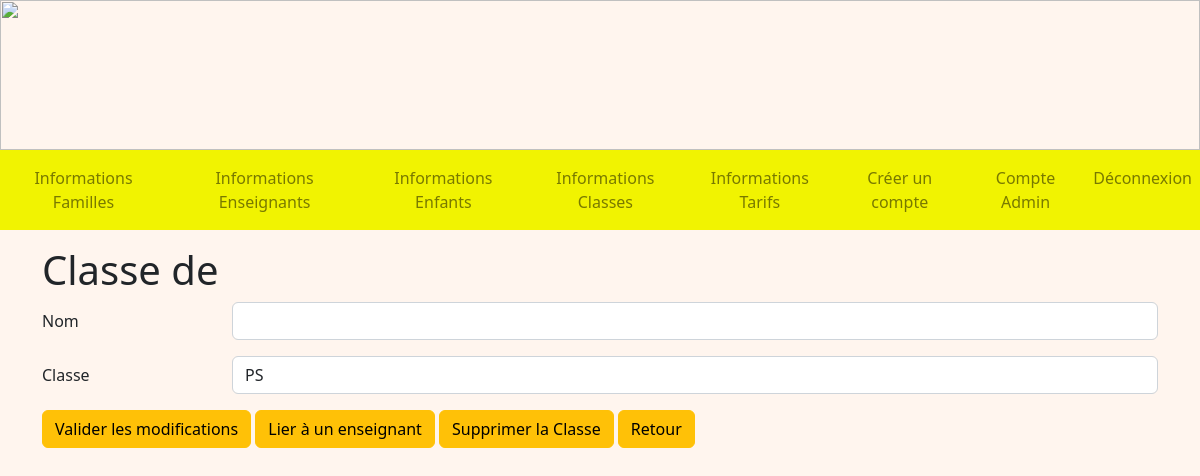
The page /detailsClasse/5 (signed in) on the database as committed earlier.
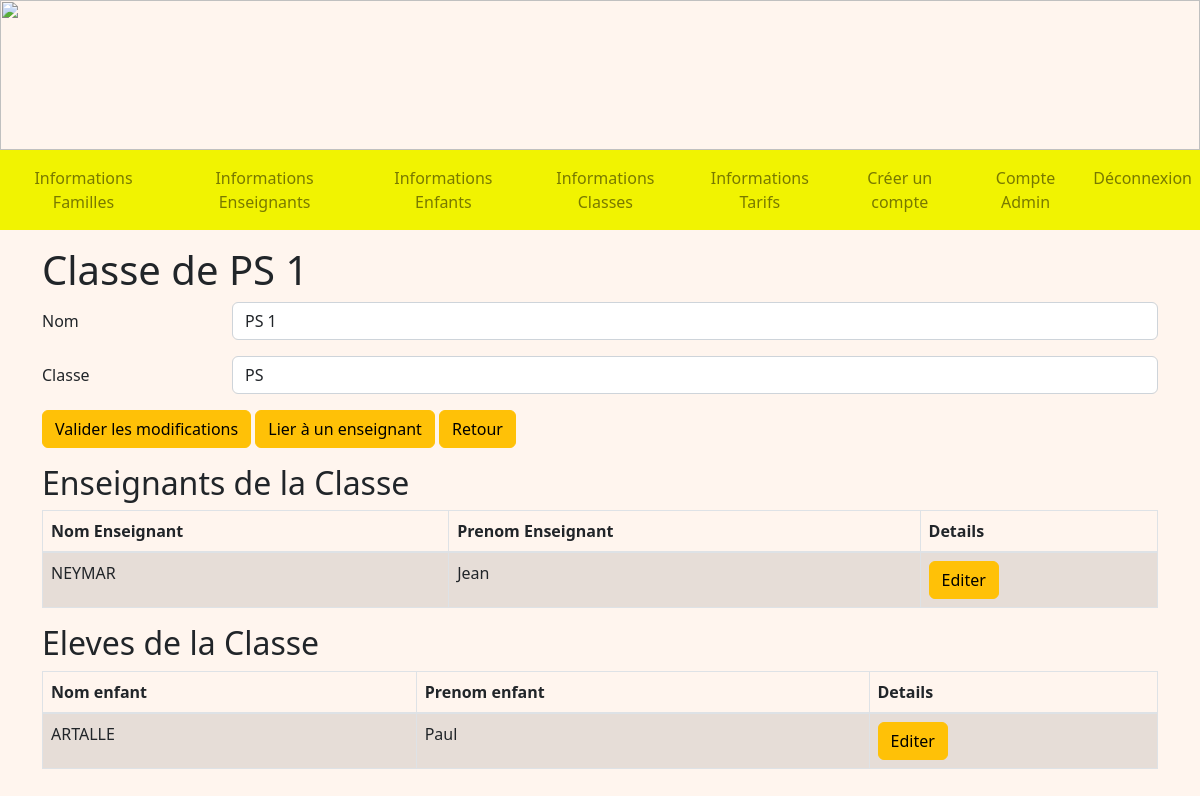
The same page on the database as committed later.
### tables this page shows
CREATE TABLE Classe (
  code_classe integer primary key autoincrement,
  nom_classe TEXT NOT NULL,
  code_type integer NOT NULL,
  FOREIGN KEY(code_type) REFERENCES TypeDeClasse(code_type)
);

CREATE TABLE Enseignant (
  code_enseignant integer primary key autoincrement,
  nom_enseignant TEXT NOT NULL,
  prenom_enseignant TEXT NOT NULL,
  identifiant TEXT NOT NULL,
  FOREIGN KEY (identifiant) REFERENCES Compte(identifiant)
);

CREATE TABLE Enfant (
  code_enfant integer primary key autoincrement,
  nom_enfant TEXT NOT NULL,
  prenom_enfant TEXT NOT NULL,
  code_tarif integer NOT NULL,
  code_classe integer NOT NULL,
  code_representant integer NOT NULL,
  code_formule integer NOT NULL,
  FOREIGN KEY (code_tarif) REFERENCES Tarif(code_tarif),
  FOREIGN KEY (code_classe) REFERENCES Classe(code_classe),
  FOREIGN KEY (code_representant) REFERENCES Representant(code_representant)
  FOREIGN KEY (code_formule) REFERENCES Formule(code_formule)
);

### admin.py (the view)
@app.route('/detailsClasse/<int:code_classe>', methods = ["GET", "POST"])
@login_required
def detailsClasse(code_classe):
    db = get_db()
    cur = db.cursor()
    user = cur.execute("SELECT type_compte FROM Compte WHERE identifiant = ?", (flask_login.current_user.name, )).fetchone()
    if user[0] == 'Admin':
        enseignants = cur.execute("SELECT E.nom_enseignant, E.prenom_enseignant, E.code_enseignant FROM Enseignant AS E INNER JOIN Enseigne AS Ens ON E.code_enseignant = Ens.code_enseignant WHERE code_classe = ?", (code_classe, )).fetchall()
        classe = cur.execute("SELECT nom_classe, code_classe, code_type FROM Classe WHERE code_classe = ?", (code_classe, )).fetchone()
        types = cur.execute ("SELECT * FROM TypeDeClasse").fetchall()
        enfants = cur.execute("SELECT nom_enfant, prenom_enfant, code_enfant FROM Enfant WHERE code_classe = ?", (code_classe, )).fetchall()
        if request.method == "POST":
            cur.execute("UPDATE Classe SET nom_classe = ?, code_type = ? WHERE code_classe = ?", (request.form["name"], request.form["classe"], code_classe, ))
            db.commit()
            return redirect(url_for('infosClasses'))
        return render_template('A_detailsClasse.html', enseignants = enseignants, enfants = enfants, classe = classe, types = types)
    return redirect(url_for('acceuil'))

### main.py (called while the page is built)
@login_manager.user_loader
def load_user(user_id):
    db = get_db()
    cur = db.cursor()
    user = cur.execute('SELECT identifiant, mot_de_passe FROM Compte WHERE identifiant=?', (user_id, )).fetchone()
    return User(user[0], user[1])

def get_db():
    if 'db' not in g:
        g.db = sqlite3.connect(DATABASE)
    return g.db

@app.teardown_appcontext
def close_connection(exception):
    db = g.pop('db', None)
    if db is not None:
        db.close()

### templates/A_detailsClasse.html (shortened to what this page needs)
<!DOCTYPE html>
<html>
<head>
    <link rel="stylesheet" href="https://cdn.jsdelivr.net/npm/bootstrap@4.3.1/dist/css/bootstrap.min.css"
>
    <link rel="stylesheet" href="/static/css/main.css">
</head>
<body>
    {% extends "A_layout.html" %}
    {% block content %}
    <div class="container mt-3">
        <h1>Classe de {{ classe[0] }}</h1>
        <form method="POST" class="mb-3">
            <div class="row mb-3">
                <label for="name" class="col-sm-2 col-form-label">Nom</label>
                <div class="col-sm-10">
                    <input name="name" type="name" class="form-control" id="name" value="{{classe[0]}}" required>
                </div>
            </div>
            <div class="row mb-3">
                <label for="classe" class="col-sm-2  col-form-label">Classe</label>
                <div class="col-sm-10">
                    <select name="classe" class="form-control" id="classe">
                        {% for type in types %}
                        {% if classe[2] == type[0] %}
                        <option value="{{ type[0] }}" selected>{{ type[2] }}</option>
                        {% else %}
                        <option value="{{ type[0] }}">{{ type[2] }}</option>
                        {% endif %}
                        {% endfor %}
                    </select>
                </div>
            </div>
            <button type="submit" class="btn btn-warning">Valider les modifications</button>
            <a href="/lierEnseignant/{{ classe[1] }}" class="btn btn-warning">Lier à un enseignant</a>
            {% if not enfants %}
            <a href="/suppressionC/{{ classe[1] }}" class="btn btn-warning"
                onclick="if (confirm('Voulez-vous vraiment supprimer cette classe ?')) commentDelete(1); return false">Supprimer la Classe</a>
            {% endif %}
            <a href="/infosClasses" class="btn btn-warning">Retour</a>
        </form>
        {% if enseignants%}
        <h2>Enseignants de la Classe</h2>
        <table class="table table-bordered table-striped">
            <thead>
                <tr>
                    <th scope="col">Nom Enseignant</th>
                    <th scope="col">Prenom Enseignant</th>
                    <th scope="col">Details</th>
                </tr>
            </thead>
            <tbody>
                {% for enseignant in enseignants %}
                <tr>
                    <td>{{ enseignant[0] }}</td>
                    <td>{{ enseignant[1] }}</td>
                    <td>
                        <a href="/detailsEnseignant/{{ enseignant[2] }}" class="btn btn-warning">Editer</a>
                    </td>
                </tr>
                {% endfor %}
            </tbody>
        </table>
        {%endif%}
        {% if enfants %}
        <h2>Eleves de la Classe</h2>
        <table class="table table-bordered table-striped">
            <thead>
                <tr>
                    <th scope="col">Nom enfant</th>
                    <th scope="col">Prenom enfant</th>
                    <th scope="col">Details</th>
                </tr>
            </thead>
            <tbody>
                {% for enfant in enfants %}
                <tr>
                    <td>{{ enfant[0] }}</td>
                    <td>{{ enfant[1] }}</td>
                    <td>
                        <a href="/detailsEnfant/{{ enfant[2] }}" class="btn btn-warning">Editer</a>
                    </td>
                </tr>
                {% endfor %}
            </tbody>
        </table>
        {% endif %}
    </div>
    {% endblock %}

Rows that differ between the two databases and show on the page:
added Classe: nom_classe "PS 1", name "PS 1"
added Enseignant: nom_enseignant "NEYMAR", prenom_enseignant "Jean"
now on this page (row edited): Enfant: nom_enfant "ARTALLE", prenom_enfant "Paul"
Other text that changed with them:
text no longer shown: "Supprimer la Classe"
text now shown: "Enseignants de la Classe Nom Enseignant Prenom Enseignant Details Eleves de la Classe Nom enfant Prenom enfant Details"
